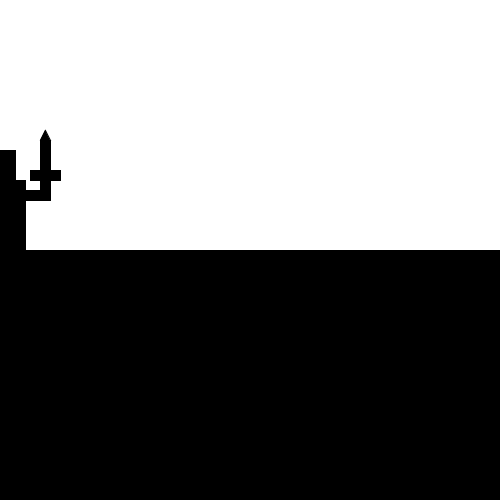
Frame 1 (no input)
Frame 60 (the mouse pressed at the canvas centre just before this capture): identical to frame 1, image omitted
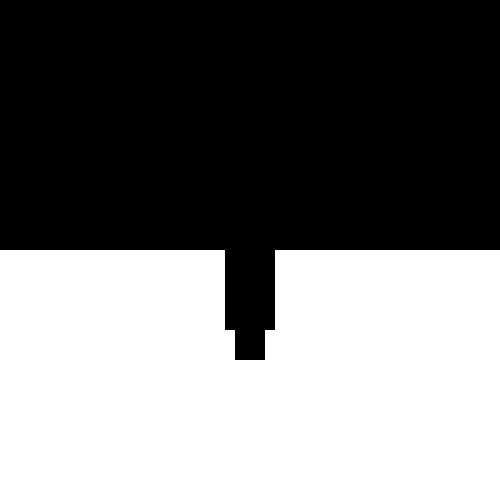
Frame 120 (the mouse held since frame 60 and released just before this capture)

The Processing sketch that drew these frames (run headless with seeded random() and noise(); from frame 60 on, the mouse is pressed at the canvas centre):

// Processing sketch: processing_74138
// ── processing_74138.pde

void setup() {
  size(500, 500);
}

void draw() {
  
if(mousePressed) {
background(0);

fill(255);

//ground
rect(0,250,500,250);
//warrior
noStroke();
fill(0);
rect(mouseX - 25,250,50,80);
rect(mouseX - 15,330,30,30);

} else {
background(255);

fill(0);

//ground
rect(0,250,500,250);
//warrior
rect(mouseX - 25, 180, 50, 80);
rect(mouseX - 15, 150, 30, 30);

//arms
rect(mouseX + 15, 190, 30, 10);
rect(mouseX - 45, 190, 30, 10);

//sword
rect(mouseX + 40, 140, 10, 60);
rect(mouseX + 30, 170, 30, 10);
triangle(mouseX + 45, 130, mouseX + 50, 140, mouseX + 40, 140);

//shield
rect(mouseX - 45, 165, 10, 70);

}


}
